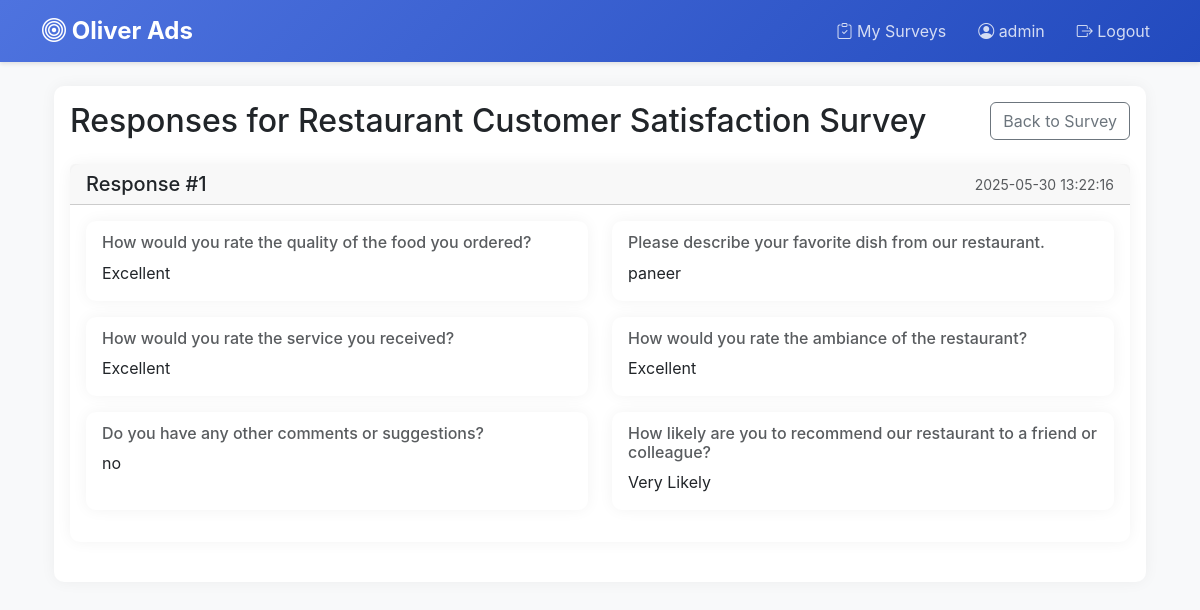
/surveys/1/responses (signed in), run on the app's committed database.
### models.py (models this page shows, shortened)
class User(UserMixin, db.Model):
    id = db.Column(db.Integer, primary_key=True)
    username = db.Column(db.String(80), unique=True, nullable=False)
    password_hash = db.Column(db.String(128))
    is_admin = db.Column(db.Boolean, default=False)
    created_at = db.Column(db.DateTime, default=datetime.utcnow)

class Survey(db.Model):
    id = db.Column(db.Integer, primary_key=True)
    title = db.Column(db.String(200), nullable=False)
    description = db.Column(db.Text)
    creator_id = db.Column(db.Integer, db.ForeignKey('user.id'), nullable=False)
    created_at = db.Column(db.DateTime, default=datetime.utcnow)
    is_active = db.Column(db.Boolean, default=True)
    creator = db.relationship('User', backref=db.backref('surveys', lazy=True))
    questions = db.relationship('Question', backref='survey', lazy=True, cascade='all, delete-orphan')
    responses = db.relationship('SurveyResponse', backref='survey', lazy=True, cascade='all, delete-orphan')
    postback_configs = db.relationship('PostbackConfig', backref='survey', lazy=True, cascade='all, delete-orphan')
    who_merged = db.Column(MutableDict.as_mutable(JSON), default=dict)
    merged_user_data = db.Column(MutableList.as_mutable(JSON), default=list)

class SurveyResponse(db.Model):
    id = db.Column(db.Integer, primary_key=True)
    survey_id = db.Column(db.Integer, db.ForeignKey('survey.id'), nullable=False)
    respondent_id = db.Column(db.Integer, db.ForeignKey('user.id'), nullable=True)
    created_at = db.Column(db.DateTime, default=datetime.utcnow)
    respondent = db.relationship('User', backref=db.backref('responses', lazy=True))
    answers = db.relationship('Answer', backref='response', lazy=True, cascade='all, delete-orphan')

class Answer(db.Model):
    id = db.Column(db.Integer, primary_key=True)
    response_id = db.Column(db.Integer, db.ForeignKey('survey_response.id'), nullable=False)
    question_id = db.Column(db.Integer, db.ForeignKey('question.id'), nullable=False)
    answer_text = db.Column(db.Text, nullable=False)
    created_at = db.Column(db.DateTime, default=datetime.utcnow)

class Question(db.Model):
    id = db.Column(db.Integer, primary_key=True)
    survey_id = db.Column(db.Integer, db.ForeignKey('survey.id'), nullable=False)
    question_text = db.Column(db.Text, nullable=False)
    question_type = db.Column(db.String(20), nullable=False)  # text, multiple_choice, checkbox
    options = db.Column(db.Text)  # JSON string for multiple choice and checkbox options
    is_required = db.Column(db.Boolean, default=False)
    order = db.Column(db.Integer, default=0)
    answers = db.relationship('Answer', backref='question', lazy=True, cascade='all, delete-orphan')

### app.py (the view)
@app.route('/surveys/<int:survey_id>/responses')
@login_required
def view_responses(survey_id):
    survey = Survey.query.get_or_404(survey_id)
    if survey.creator_id != current_user.id and not current_user.is_admin:
        flash('You do not have permission to view these responses')
        return redirect(url_for('surveys'))
    return render_template('survey_responses.html', survey=survey)

### app.py (called while the page is built)
@login_manager.user_loader
def load_user(user_id):
    return User.query.get(int(user_id))

### templates/survey_responses.html (shortened to what this page needs)
{% extends "base.html" %}
{% block content %}
<div class="container mt-4">
    <div class="row">
        <div class="col-12">
            <div class="card">
                <div class="card-body">
                    <div class="d-flex justify-content-between align-items-center mb-4">
                        <h2 class="card-title mb-0">Responses for {{ survey.title }}</h2>
                        <a href="{{ url_for('view_survey', survey_id=survey.id) }}" class="btn btn-outline-secondary">
                             Back to Survey
                        </a>
                    </div>
                    {% if survey.responses %}
                        {% for response in survey.responses|sort(attribute='created_at', reverse=true) %}
                            <div class="card mb-4">
                                <div class="card-header">
                                    <div class="d-flex justify-content-between align-items-center">
                                        <h5 class="mb-0">Response #{{ response.id }}</h5>
                                        <small class="text-muted">{{ response.created_at.strftime('%Y-%m-%d %H:%M:%S') }}</small>
                                    </div>
                                </div>
                                <div class="card-body">
                                    <div class="row">
                                        {% for answer in response.answers %}
                                            <div class="col-md-6 mb-3">
                                                <div class="card h-100">
                                                    <div class="card-body">
                                                        <h6 class="card-subtitle mb-2 text-muted">{{ answer.question.question_text }}</h6>
                                                        <p class="card-text">
                                                            {% if answer.question.question_type == 'checkbox' %}
                                                                {% set answer_list = answer.answer_text|from_json %}
                                                                {% for option in answer_list %}
                                                                    <span class="badge bg-primary me-1">{{ option }}</span>
                                                                {% endfor %}
                                                            {% else %}
                                                                {{ answer.answer_text }}
                                                            {% endif %}
                                                        </p>
                                                    </div>
                                                </div>
                                            </div>
                                        {% endfor %}
                                    </div>
                                </div>
                            </div>
                        {% endfor %}
                    {% else %}
                        <div class="alert alert-info">
                            <i class="fas fa-info-circle"></i> No responses have been submitted yet.
                        </div>
                    {% endif %}
                </div>
            </div>
        </div>
    </div>
</div>
{% endblock %}

### templates/base.html (shortened to what this page needs)
<!DOCTYPE html>
<html lang="en">
<head>
    <link href="https://cdn.jsdelivr.net/npm/bootstrap@5.3.0/dist/css/bootstrap.min.css" rel="stylesheet">
    <link rel="stylesheet" href="https://cdn.jsdelivr.net/npm/bootstrap-icons@1.11.0/font/bootstrap-icons.css">
</head>
<body>
    <nav class="navbar navbar-expand-lg navbar-dark">
        <div class="container">
            <a class="navbar-brand" href="{{ url_for('index') }}">
                <i class="bi bi-bullseye"></i> Oliver Ads
            </a>
            {% if current_user.is_authenticated %}
            <div class="navbar-nav ms-auto">
                <a class="nav-link me-3" href="{{ url_for('surveys') }}">
                    <i class="bi bi-clipboard-check"></i> My Surveys
                </a>
                <span class="nav-link me-3">
                    <i class="bi bi-person-circle"></i> {{ current_user.username }}
                </span>
                <a class="nav-link" href="{{ url_for('logout') }}">
                    <i class="bi bi-box-arrow-right"></i> Logout
                </a>
            </div>
            {% endif %}
        </div>
    </nav>
    <div class="container">
        {% block content %}{% endblock %}
    </div>
</body>
</html>

### templates/base.html (style rules this page uses)
:root { --primary-color: #4e73df; --secondary-color: #1cc88a; --dark-color: #5a5c69; }
body { background-color: #f8f9fa; font-family: 'Nunito', -apple-system, BlinkMacSystemFont, "Segoe UI", Roboto, "Helvetica Neue", Arial, sans-serif; }
.navbar { background: linear-gradient(135deg, var(--primary-color), #224abe) !important; box-shadow: 0 2px 4px rgba(0,0,0,0.1); }
.navbar-brand { font-weight: 700; font-size: 1.5rem; }
.card { border: none; border-radius: 10px; box-shadow: 0 0 15px rgba(0,0,0,0.05); transition: transform 0.2s; }
.nav-link { color: rgba(255,255,255,0.8) !important; transition: color 0.2s; }

### data on the page
User: username "admin"
Survey: title "Restaurant Customer Satisfaction Survey"
SurveyResponse: id "1", created_at "2025-05-30 13:22:16"
Answer: question.question_text "How would you rate the quality of the food you ordered?", answer_text "Excellent"
Answer: question.question_text "Please describe your favorite dish from our restaurant.", answer_text "paneer"
Answer: question.question_text "How would you rate the service you received?", answer_text "Excellent"
Answer: question.question_text "How would you rate the ambiance of the restaurant?", answer_text "Excellent"
Answer: question.question_text "Do you have any other comments or suggestions?", answer_text "no"
Answer: question.question_text "How likely are you to recommend our restaurant to a friend or colleague?", answer_text "Very Likely"
